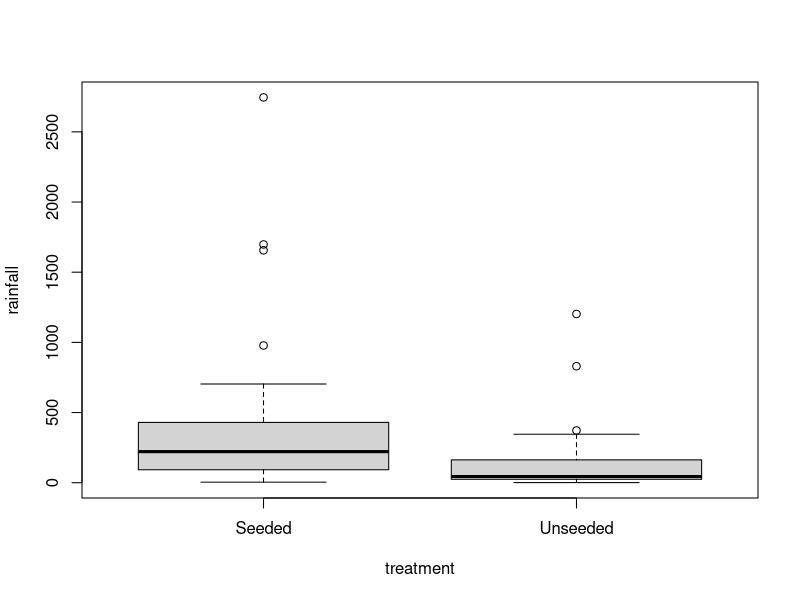
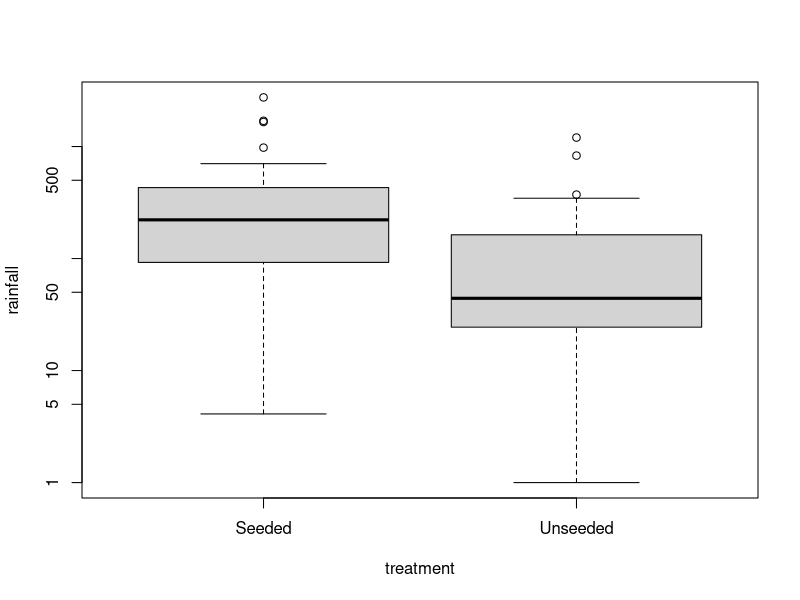
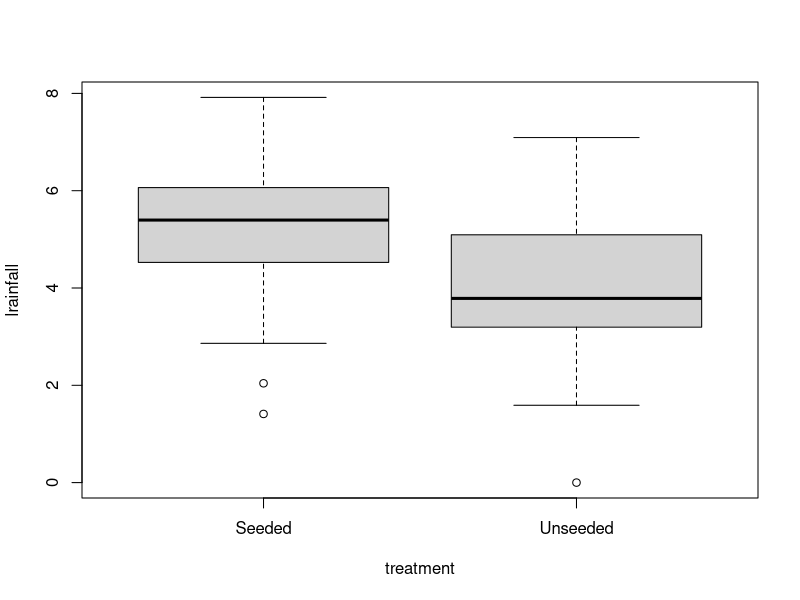
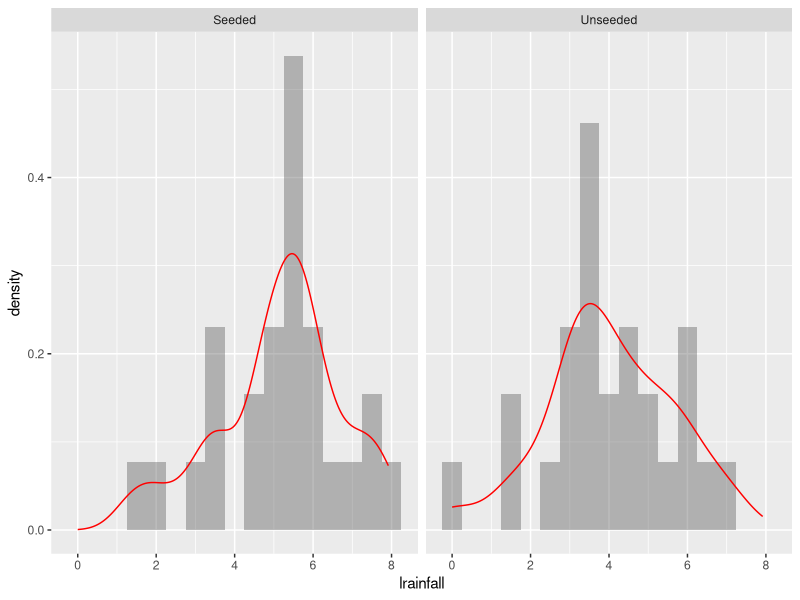
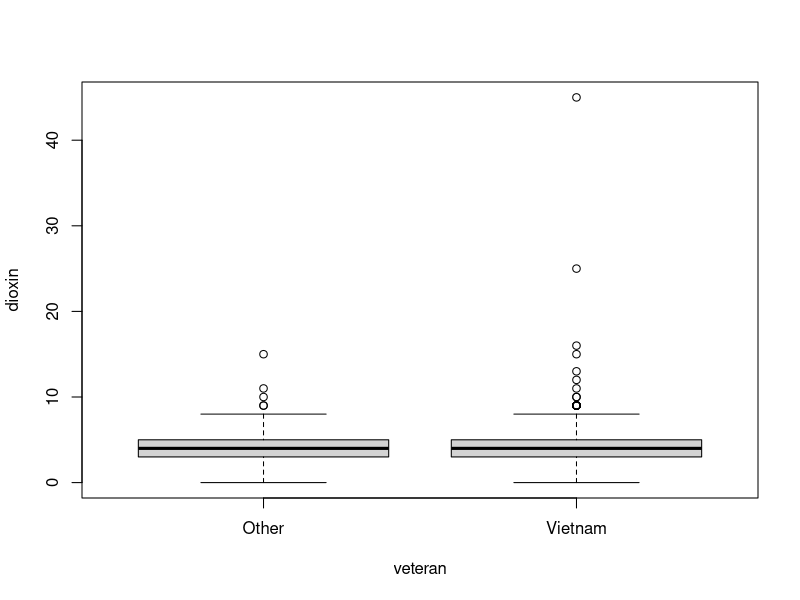

Generate these figures, in order, with R:
setwd("U:\\401A\\sleuth3csv") # or wherever your data are

#######################################################
# Chapter 3                                         
#######################################################

case0301 = read.csv('case0301.csv')
names(case0301) = tolower(names(case0301))
case0301$lrainfall = log(case0301$rainfall)

# Display 3.1 
by(case0301$rainfall, case0301$treatment, function(x) x) 

# Display 3.2
boxplot( rainfall ~ treatment, case0301)
boxplot( rainfall ~ treatment, case0301, log='y')
boxplot(lrainfall ~ treatment, case0301) # notice the y-axis


# Results on the bottom of page 59 
t = t.test(lrainfall ~ treatment, case0301, var.equal=TRUE)
t = t.test(log(rainfall) ~ treatment, case0301, var.equal=TRUE) # This is equivalent
t
exp(t$conf.int)


# Histograms with overlayed density plots by hand
# install.packages("ggplot2") # Run this once if you don't have the ggplot2 package installed on your computer
library(ggplot2) # Load the library for this session of R
ggplot(case0301, aes(x=lrainfall)) + 
  geom_histogram(aes(y=..density..), binwidth=0.5, alpha=0.4) + 
  geom_density(col="red") + facet_wrap(~treatment) 
# Overlaying the best fitting normal curve is harder
# see http://stackoverflow.com/questions/1376967/using-stat-function-and-facet-wrap-together-in-ggplot2-in-r




case0302 = read.csv('case0302.csv')
names(case0302) = tolower(names(case0302))

# Display 3.3
boxplot(dioxin~veteran,case0302)

# Results on the top of page 62
(t = t.test(dioxin~veteran, case0302, var.equal=TRUE))
# Pvalue can be obtained by dividing the two-sided pvalue by 2
# the confidence interval in the book is the negative of the one 
# seen here. 
